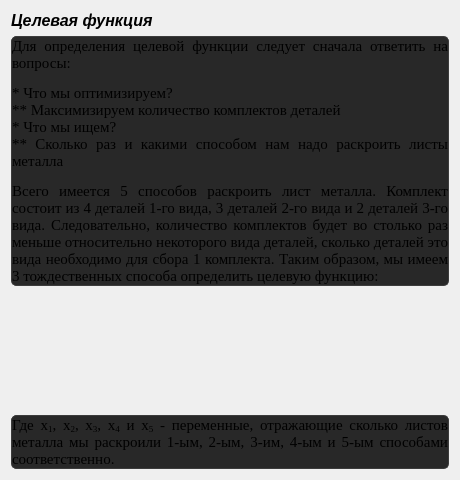
     <widget class="QWidget" name="tab_obj_func">
      <attribute name="title">
       <string>Целевая функция</string>
      </attribute>
      <layout class="QVBoxLayout" name="vl_obj_func">
       <item>
        <widget class="QLabel" name="l_obj_func_title">
         <property name="sizePolicy">
          <sizepolicy hsizetype="Preferred" vsizetype="Fixed">
           <horstretch>0</horstretch>
           <verstretch>0</verstretch>
          </sizepolicy>
         </property>
         <property name="font">
          <font>
           <pointsize>12</pointsize>
           <italic>true</italic>
           <bold>true</bold>
          </font>
         </property>
         <property name="text">
          <string>Целевая функция</string>
         </property>
         <property name="alignment">
          <set>Qt::AlignmentFlag::AlignLeading|Qt::AlignmentFlag::AlignLeft|Qt::AlignmentFlag::AlignVCenter</set>
         </property>
        </widget>
       </item>
       <item>
        <widget class="QLabel" name="l_obj_func_text_1">
         <property name="sizePolicy">
          <sizepolicy hsizetype="Preferred" vsizetype="Minimum">
           <horstretch>0</horstretch>
           <verstretch>0</verstretch>
          </sizepolicy>
         </property>
         <property name="font">
          <font>
           <family>Times New Roman</family>
           <pointsize>11</pointsize>
          </font>
         </property>
         <property name="styleSheet">
          <string notr="true">border:1px solid rgb(60,60,60);border-radius:5px;background:rgb(40,40,40)</string>
         </property>
         <property name="text">
          <string>&lt;html&gt;&lt;head/&gt;&lt;body&gt;&lt;p&gt;Для определения целевой функции следует сначала ответить на вопросы:&lt;/p&gt;&lt;p&gt;* Что мы оптимизируем? &lt;br/&gt;** Максимизируем количество комплектов деталей&lt;br/&gt;* Что мы ищем? &lt;br/&gt;** Сколько раз и какими способом нам надо раскроить листы металла&lt;/p&gt;&lt;p&gt;Всего имеется 5 способов раскроить лист металла. Комплект состоит из 4 деталей 1-го вида, 3 деталей 2-го вида и 2 деталей 3-го вида. Следовательно, количество комплектов будет во столько раз меньше относительно некоторого вида деталей, сколько деталей это вида необходимо для сбора 1 комплекта. Таким образом, мы имеем 3 тождественных способа определить целевую функцию:&lt;/p&gt;&lt;/body&gt;&lt;/html&gt;</string>
         </property>
         <property name="alignment">
          <set>Qt::AlignmentFlag::AlignJustify|Qt::AlignmentFlag::AlignVCenter</set>
         </property>
         <property name="wordWrap">
          <bool>true</bool>
         </property>
         <property name="margin">
          <number>6</number>
         </property>
        </widget>
       </item>
       <item>
        <widget class="QLabel" name="l_obj_func_def_1">
         <property name="sizePolicy">
          <sizepolicy hsizetype="Preferred" vsizetype="Expanding">
           <horstretch>0</horstretch>
           <verstretch>0</verstretch>
          </sizepolicy>
         </property>
         <property name="font">
          <font>
           <family>Segoe UI</family>
           <pointsize>12</pointsize>
           <bold>false</bold>
          </font>
         </property>
         <property name="alignment">
          <set>Qt::AlignmentFlag::AlignLeading|Qt::AlignmentFlag::AlignLeft|Qt::AlignmentFlag::AlignVCenter</set>
         </property>
         <property name="margin">
          <number>4</number>
         </property>
        </widget>
       </item>
       <item>
        <widget class="QLabel" name="l_obj_func_def_2">
         <property name="sizePolicy">
          <sizepolicy hsizetype="Preferred" vsizetype="Expanding">
           <horstretch>0</horstretch>
           <verstretch>0</verstretch>
          </sizepolicy>
         </property>
         <property name="font">
          <font>
           <family>Segoe UI</family>
           <pointsize>12</pointsize>
           <bold>false</bold>
          </font>
         </property>
         <property name="alignment">
          <set>Qt::AlignmentFlag::AlignLeading|Qt::AlignmentFlag::AlignLeft|Qt::AlignmentFlag::AlignVCenter</set>
         </property>
         <property name="margin">
          <number>4</number>
         </property>
        </widget>
       </item>
       <item>
        <widget class="QLabel" name="l_obj_func_def_3">
         <property name="sizePolicy">
          <sizepolicy hsizetype="Preferred" vsizetype="Expanding">
           <horstretch>0</horstretch>
           <verstretch>0</verstretch>
          </sizepolicy>
         </property>
         <property name="font">
          <font>
           <family>Segoe UI</family>
           <pointsize>12</pointsize>
           <bold>false</bold>
          </font>
         </property>
         <property name="alignment">
          <set>Qt::AlignmentFlag::AlignLeading|Qt::AlignmentFlag::AlignLeft|Qt::AlignmentFlag::AlignVCenter</set>
         </property>
         <property name="margin">
          <number>4</number>
         </property>
        </widget>
       </item>
       <item>
        <widget class="QLabel" name="l_obj_func_text_2">
         <property name="sizePolicy">
          <sizepolicy hsizetype="Preferred" vsizetype="Minimum">
           <horstretch>0</horstretch>
           <verstretch>0</verstretch>
          </sizepolicy>
         </property>
         <property name="font">
          <font>
           <family>Times New Roman</family>
           <pointsize>11</pointsize>
          </font>
         </property>
         <property name="styleSheet">
          <string notr="true">border:1px solid rgb(60,60,60);border-radius:5px;background:rgb(40,40,40)</string>
         </property>
         <property name="text">
          <string>&lt;html&gt;&lt;head/&gt;&lt;body&gt;&lt;p&gt;Где x&lt;span style=&quot; vertical-align:sub;&quot;&gt;1&lt;/span&gt;, x&lt;span style=&quot; vertical-align:sub;&quot;&gt;2&lt;/span&gt;, x&lt;span style=&quot; vertical-align:sub;&quot;&gt;3&lt;/span&gt;, x&lt;span style=&quot; vertical-align:sub;&quot;&gt;4&lt;/span&gt; и x&lt;span style=&quot; vertical-align:sub;&quot;&gt;5&lt;/span&gt; - переменные, отражающие сколько листов металла мы раскроили 1-ым, 2-ым, 3-им, 4-ым и 5-ым способами соответственно.&lt;/p&gt;&lt;/body&gt;&lt;/html&gt;</string>
         </property>
         <property name="alignment">
          <set>Qt::AlignmentFlag::AlignJustify|Qt::AlignmentFlag::AlignVCenter</set>
         </property>
         <property name="wordWrap">
          <bool>true</bool>
         </property>
         <property name="margin">
          <number>6</number>
         </property>
        </widget>
       </item>
      </layout>
     </widget>
